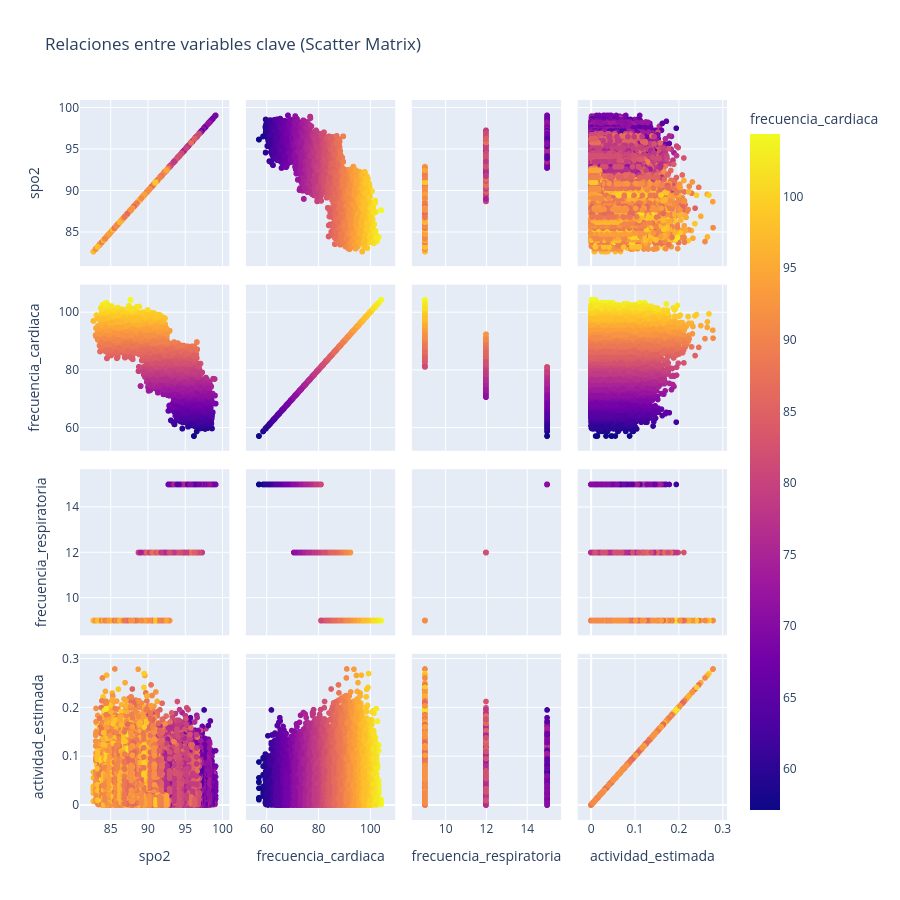

Notebook code cell kept with this figure:
### Code cell
variables_clave = ['spo2', 'frecuencia_cardiaca', 'frecuencia_respiratoria', 'actividad_estimada']

fig = px.scatter_matrix(
    df[variables_clave].dropna(),
    dimensions=variables_clave,
    color="frecuencia_cardiaca",
    title="Relaciones entre variables clave (Scatter Matrix)"
)

fig.update_traces(diagonal_visible=True)
fig.update_layout(
    width=900,
    height=900,
    dragmode='select'
)

fig.show()

### Figure 1 — Plotly figure (JSON) as saved in the notebook; plotly's stock layout.template omitted (floating-point values rounded to 4 significant figures; data arrays with more than 128 entries replaced by an {"elided": "..."} marker saying what was removed)
{"data": [{"diagonal": {"visible": true}, "dimensions": [{"axis": {"matches": true}, "label": "spo2", "values": {"elided": "71940 float values"}}, {"axis": {"matches": true}, "label": "frecuencia_cardiaca", "values": {"elided": "71940 float values"}}, {"axis": {"matches": true}, "label": "frecuencia_respiratoria", "values": {"elided": "71940 float values"}}, {"axis": {"matches": true}, "label": "actividad_estimada", "values": {"elided": "71940 float values"}}], "hovertemplate": "%{xaxis.title.text}=%{x}<br>%{yaxis.title.text}=%{y}<br>frecuencia_cardiaca=%{marker.color}<extra></extra>", "legendgroup": "", "marker": {"color": {"elided": "71940 float values"}, "coloraxis": "coloraxis", "symbol": "circle"}, "name": "", "showlegend": false, "type": "splom"}], "layout": {"coloraxis": {"colorbar": {"title": {"text": "frecuencia_cardiaca"}}, "colorscale": [[0, "#0d0887"], [0.1111, "#46039f"], [0.2222, "#7201a8"], [0.3333, "#9c179e"], [0.4444, "#bd3786"], [0.5556, "#d8576b"], [0.6667, "#ed7953"], [0.7778, "#fb9f3a"], [0.8889, "#fdca26"], [1, "#f0f921"]]}, "dragmode": "select", "height": 900, "legend": {"tracegroupgap": 0}, "title": {"text": "Relaciones entre variables clave (Scatter Matrix)"}, "width": 900}}
